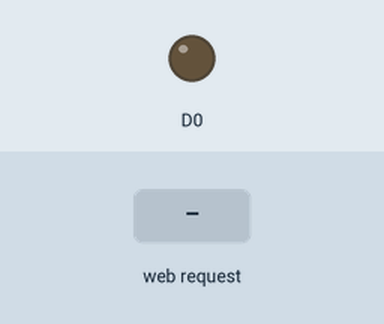
A sketch run on a simulated ESP8266 (NodeMCU). Parts: output pins drawn as LEDs (lit = HIGH). The test bench sets the inputs (shaded band). EEPROM starts erased; what the sketch prints to the serial monitor is not drawn.

Above: at 1.2 s.
1.3 s: HTTP request GET /light1 received
At 2.3 s:
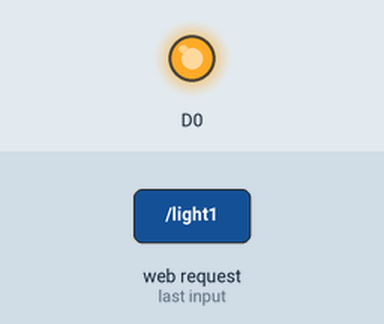
Timing chart, 0 to 4.3 s (numbered marks = the images above; inputs shaded):
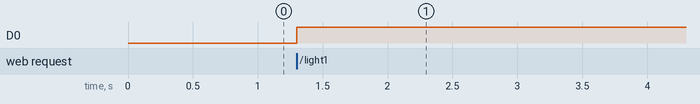

The sketch:

eeprom_testing_v1.ino
```cpp
#include <ESP8266WiFi.h>
#include <WiFiClient.h>
#include <ESP8266WebServer.h>
#include <EEPROM.h>


 ESP8266WebServer server(80); //server variable
 String light1 = "0";
 char buf[20];

 enum connection {
  ofline=0, // offline-server_mode_enable
  online=1, // blink enable
};

enum connection con;

short int option= 0;
void check();

//-----------------------------------chek option---------------------------//

// data == 1--offline &data == 0--online
void check(){
  //------------------------eeprom--ssid & psd=--------------------------
  for(int a=0;a<=10;a++){

    Serial.println(char(EEPROM.read(a)));
  }

   Serial.println(EEPROM.read(50));
   if(EEPROM.read(50)==0 ||EEPROM.read(50)==1){
    Serial.println("mode_ok..");
   }
   else
      EEPROM.write(50,ofline);

   Serial.println(EEPROM.read(50));
   (int(EEPROM.read(5))==1)?Serial.println("online_mode"):Serial.println("offline_mode");

}
//------------------------------------select option--------------------------/

void select(){

  if(EEPROM.read(50)==online){
    Serial.println("ur_in_online_mode");
    //online_mode
    WiFi.softAPdisconnect(1);
     EEPROM.write(50,ofline);

  }

  else{

    String ssid = "loop-"+(WiFi.macAddress()); //Put your Wi-Fi ssdid here
    char* password = "123456789"; //Your Wi-Fi Password

      WiFi.softAP(ssid, password);
      IPAddress myIP = WiFi.softAPIP();
      Serial.println(myIP);
      server.on("/data/", HTTP_GET, readOflineData); // when the server receives a request with /data/ in the string then run the handleSentVar function
      server.on("/light1",light1_state);

      server.begin();
      EEPROM.write(50,online);


  }
}


//------------------------------------main_function------------------------//
void setup() {
   pinMode(D0, OUTPUT);
   digitalWrite(D0, LOW);
  Serial.begin(115200);
  EEPROM.begin(512);
  check();
  Serial.print("fst_eeprom data=");
  Serial.println(EEPROM.read(50));
  select();
  EEPROM.commit();

}

void loop() {

 server.handleClient();

}

//-------------------------------------------------server fun-------------------
///----------------------------------------- read ssid & password-------------------------

void readOflineData(){
  if (server.hasArg("sensor_reading")) { // this is the variable sent from the client
    String readingInt = server.arg("sensor_reading");
   Serial.println(readingInt);

   readingInt.toCharArray(buf, 15);

   for(int i=0;buf[i]!='\0';i++){
    Serial.println("data="+String(buf[i]));
    EEPROM.write(i,buf[i]);

   }
    EEPROM.commit();
    server.send(200, "text/html", "Data received");

}
}

//---------------------------------------------------------------------------------------


void readdata(){
  Serial.println("read_data_ok");
}

void light1_state(){
  if(light1 == "0"){
    light1 = "1";
    digitalWrite(D0, HIGH);
    server.send(200, "text/html", light1);
    Serial.println("okkkkkkkkkkkkkkkkkkk");
  }else{
    light1 = "0";
    digitalWrite(D0, LOW);
    server.send(200, "text/html", light1);
  }
}
```

Measured:
- after the input at 1.3 s, D0: LOW → HIGH at once
